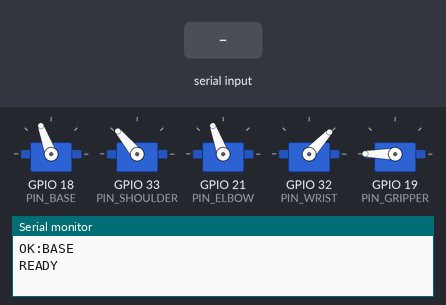
Simulated run of this sketch. Board: ESP32. Shown: 5 × servo, the last lines printed to the serial monitor. The test bench sets the inputs (shaded band).

Above: at 2.4 s.
2.5 s: "GRIP\n" received over Serial
At 4.2 s:
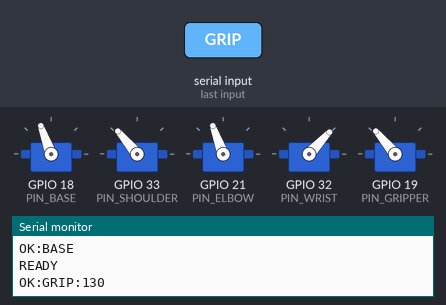
4.5 s: "MIDDLE\n" received over Serial
At 5.8 s:
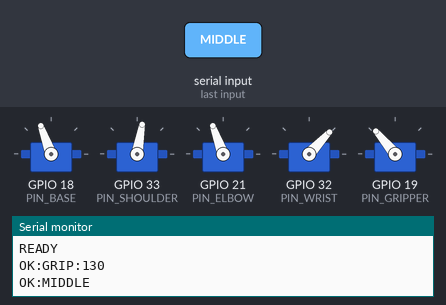
6.1 s: "LASA\n" received over Serial
At 6.9 s:
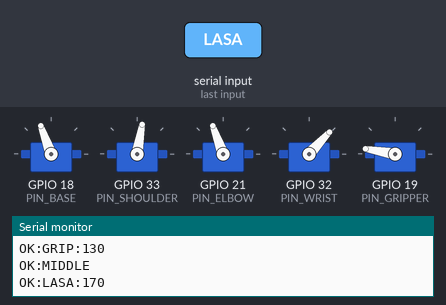
8.0 s: "B90,S45,E200\n" received over Serial
At 9.5 s:
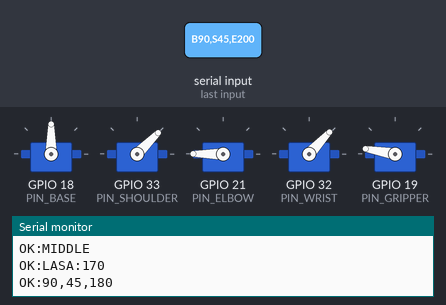
9.8 s: "BASE\n" received over Serial
At 9.95 s:
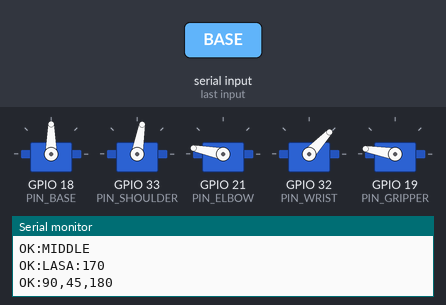
Timing chart, 0 to 12.6 s (numbered marks = the images above; inputs shaded):
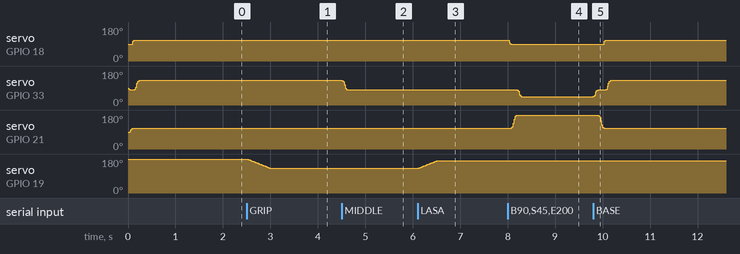

The sketch:

esp32_urat_source.ino
```cpp
#include <ESP32Servo.h>

// SERVO PINS
#define PIN_BASE     18
#define PIN_SHOULDER 33
#define PIN_ELBOW    21
#define PIN_WRIST    32
#define PIN_GRIPPER  19

Servo servoBase;
Servo servoShoulder;
Servo servoElbow;
Servo servoWrist;
Servo servoGripper;

// Tracked positions (must stay in sync with physical servos)
int currentBase     = 90;
int currentShoulder = 90;
int currentElbow    = 90;
int currentGripper  = 180;

// Wrist is held constant throughout all movement
const int WRIST_ANGLE = 47;

// Backlash overshoot for base servo (degrees)
const int BACKLASH_COMP = 3;

// Shoulder landmarks — 130 = arm folded back at rest, 80 = arm just over board edge
const int SHOULDER_BASE_REST   = 130;
const int SHOULDER_BOARD_ENTRY = 80;

// ─────────────────────────────────────────────────────
//  Velocity ramp
// ─────────────────────────────────────────────────────

// Trapezoidal profile: slow start → fast cruise → slow stop.
// Uses the distance from the nearest end (start or finish) to compute delay.
//   MAX_D ms at the edges, MIN_D ms in the cruise zone.
//   RAMP = how many steps to spend accelerating / decelerating (≤ 10, ≤ 33% of travel).
int rampDelay(int stepsDone, int stepsTotal) {
    const int MAX_D = 6;  // ms — slow (start / end)
    const int MIN_D = 1;  // ms — fast (cruise)
    int ramp = min(10, stepsTotal / 3);
    if (ramp < 2) return MIN_D;  // move too short to bother ramping

    // Distance from the nearer end (0 at the very first/last step)
    int fromEnd = min(stepsDone, stepsTotal - 1 - stepsDone);
    if (fromEnd >= ramp) return MIN_D;
    return MAX_D - (MAX_D - MIN_D) * fromEnd / ramp;
}

void setup() {
    Serial.begin(115200);

    servoBase.attach(PIN_BASE);
    servoShoulder.attach(PIN_SHOULDER);
    servoElbow.attach(PIN_ELBOW);
    servoWrist.attach(PIN_WRIST);
    servoGripper.attach(PIN_GRIPPER);

    servoWrist.write(WRIST_ANGLE);
    servoGripper.write(180);

    moveToBase();

    delay(1000);
    Serial.println("READY");
}

// ─────────────────────────────────────────────────────
//  Primitives
// ─────────────────────────────────────────────────────

// Move a single servo with a trapezoidal velocity profile.
// applyBacklash: overshoot by BACKLASH_COMP then pull back (positive direction only).
//   Backlash correction runs at fixed 1 ms — no ramp needed for a 3-degree nudge.
void smoothMoveSingle(int* current, int target, Servo* servo,
                      bool applyBacklash = false) {
    if (*current == target) return;

    int dir        = (*current < target) ? 1 : -1;
    int stepsTotal = abs(target - *current);
    int stepsDone  = 0;

    if (applyBacklash && dir > 0) {
        int overshoot = min(target + BACKLASH_COMP, 180);
        while (*current < overshoot) {
            *current += 1;
            servo->write(*current);
            servoWrist.write(WRIST_ANGLE);
            delay(1);
        }
        delay(5);  // let servo settle at overshoot
        while (*current > target) {
            *current -= 1;
            servo->write(*current);
            servoWrist.write(WRIST_ANGLE);
            delay(1);
        }
    } else {
        while (*current != target) {
            delay(rampDelay(stepsDone, stepsTotal));
            *current += dir;
            servo->write(*current);
            servoWrist.write(WRIST_ANGLE);
            stepsDone++;
        }
    }

    // Hard-set to guarantee exact landing position
    *current = target;
    servo->write(target);
}

// Move shoulder and elbow simultaneously with a trapezoidal profile.
// shoulderStep / elbowStep control how many degrees each joint moves per tick:
//   Going DOWN to a piece  → shoulderStep=1, elbowStep=4  (elbow leads, lifts fast)
//   Rising to SAFE/BASE    → shoulderStep=4, elbowStep=1  (shoulder leads, clears pieces fast)
// Timing (ramp) is keyed to the SLOWER joint so the profile is always smooth.
void moveShoulderElbowTogether(int targetShoulder, int targetElbow,
                               int shoulderStep = 1, int elbowStep = 4) {
    int dirS        = (currentShoulder < targetShoulder) ? 1 : -1;
    int dirE        = (currentElbow    < targetElbow)    ? 1 : -1;
    int degsS       = abs(targetShoulder - currentShoulder);
    int degsE       = abs(targetElbow    - currentElbow);
    // Total ticks driven by whichever joint takes longer (= master axis for ramp)
    int totalTicks  = max(max(degsS / max(shoulderStep, 1),
                              degsE / max(elbowStep,    1)), 1);
    int ticksDone   = 0;

    while (currentShoulder != targetShoulder || currentElbow != targetElbow) {
        if (currentShoulder != targetShoulder) {
            int step = min(shoulderStep, abs(targetShoulder - currentShoulder));
            currentShoulder += dirS * step;
            servoShoulder.write(currentShoulder);
        }
        if (currentElbow != targetElbow) {
            int step = min(elbowStep, abs(targetElbow - currentElbow));
            currentElbow += dirE * step;
            servoElbow.write(currentElbow);
        }
        servoWrist.write(WRIST_ANGLE);
        delay(rampDelay(ticksDone, totalTicks));
        ticksDone++;
    }
}

// ─────────────────────────────────────────────────────
//  High-level moves
// ─────────────────────────────────────────────────────

// Move to a board square.
// If arm is folded at BASE rest (shoulder=130), snap to board entry (80) before
// swinging the base — avoids sweeping a dangerously wide arc at full extension.
void smoothMove(int targetBase, int targetShoulder, int targetElbow) {
    if (currentShoulder == SHOULDER_BASE_REST) {
        currentShoulder = SHOULDER_BOARD_ENTRY;
        servoShoulder.write(SHOULDER_BOARD_ENTRY);
    }

    smoothMoveSingle(&currentBase, targetBase, &servoBase, true);
    // Elbow first so the arm reaches the right height, then shoulder positions
    smoothMoveSingle(&currentElbow,    targetElbow,    &servoElbow);
    smoothMoveSingle(&currentShoulder, targetShoulder, &servoShoulder);
}

// Lift piece to safe transit height after gripping, centered over board.
void moveToMiddle() {
    // Shoulder first to clear nearby pieces, then elbow folds
    smoothMoveSingle(&currentShoulder, SHOULDER_BOARD_ENTRY, &servoShoulder);
    smoothMoveSingle(&currentElbow,    110,                  &servoElbow);
    smoothMoveSingle(&currentBase, 110, &servoBase, true);
    Serial.println("OK:MIDDLE");
}

// Return to fully folded rest position between moves.
void moveToBase() {
    // Shoulder first to clear nearby pieces, then elbow folds
    smoothMoveSingle(&currentShoulder, SHOULDER_BOARD_ENTRY, &servoShoulder);
    smoothMoveSingle(&currentElbow,    110,                  &servoElbow);
    smoothMoveSingle(&currentBase, 110, &servoBase, true);
    smoothMoveSingle(&currentShoulder, SHOULDER_BASE_REST, &servoShoulder);
    Serial.println("OK:BASE");
}

void grip() {
    for (int angle = currentGripper; angle >= 130; angle--) {
        servoGripper.write(angle);
        delay(10);
    }
    currentGripper = 130;
    Serial.println("OK:GRIP:130");
}

void release() {
    for (int angle = currentGripper; angle <= 170; angle++) {
        servoGripper.write(angle);
        delay(10);
    }
    currentGripper = 170;
    Serial.println("OK:LASA:170");
}

// ─────────────────────────────────────────────────────
//  Main loop
// ─────────────────────────────────────────────────────

void loop() {
    servoWrist.write(WRIST_ANGLE);

    if (!Serial.available()) return;

    String cmd = Serial.readStringUntil('\n');
    cmd.trim();

    if (cmd == "MIDDLE") { moveToMiddle(); return; }
    if (cmd == "GRIP")   { grip();         return; }
    if (cmd == "LASA")   { release();      return; }
    if (cmd == "BASE")   { moveToBase();   return; }

    if (cmd.startsWith("B")) {
        int base_angle = 0, shoulder_angle = 0, elbow_angle = 0;
        if (sscanf(cmd.c_str(), "B%d,S%d,E%d", &base_angle, &shoulder_angle, &elbow_angle) != 3) {
            Serial.println("ERR:BAD_CMD");
            return;
        }

        base_angle     = constrain(base_angle,     0, 180);
        shoulder_angle = constrain(shoulder_angle, 0, 180);
        elbow_angle    = constrain(elbow_angle,    0, 180);

        smoothMove(base_angle, shoulder_angle, elbow_angle);

        Serial.print("OK:");
        Serial.print(base_angle);
        Serial.print(",");
        Serial.print(shoulder_angle);
        Serial.print(",");
        Serial.println(elbow_angle);
    }
}
```

Measured:
- after the input at 2.5 s, servo on GPIO 19 (PIN_GRIPPER): moves from 180° to 130° over 0.49 s, starting at once
- after the input at 4.5 s, servo on GPIO 33 (PIN_SHOULDER): 130° → 80° at once
- after the input at 6.1 s, servo on GPIO 19 (PIN_GRIPPER): moves from 130° to 170° over 0.39 s, starting at once
- after the input at 8.0 s, servo on GPIO 18 (PIN_BASE): 110° → 90° at once; servo on GPIO 33 (PIN_SHOULDER): 80° → 45° after 0.20 s; servo on GPIO 21 (PIN_ELBOW): 110° → 180° after 0.07 s
- after the input at 9.8 s, servo on GPIO 18 (PIN_BASE): 90° → 110° after 0.24 s; servo on GPIO 33 (PIN_SHOULDER): moves from 45° to 130° over 0.36 s, starting at once; servo on GPIO 21 (PIN_ELBOW): 180° → 110° after 0.11 s
